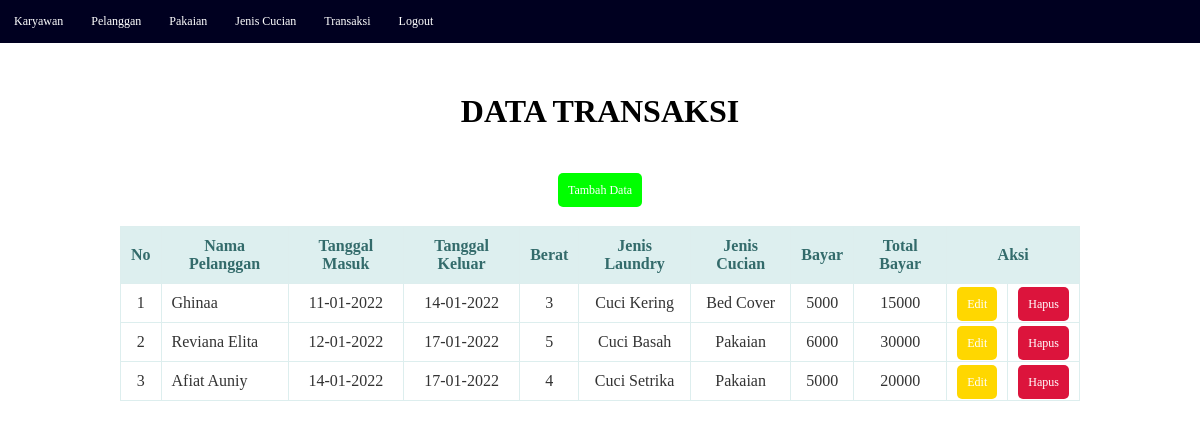
/index.php/transaksi, run on the app's committed database.
### tables this page shows
CREATE TABLE `transaksi` (
  `id_transaksi` int(5) NOT NULL,
  `id_pelanggan` int(5) NOT NULL,
  `tanggalmasuk` date NOT NULL,
  `tanggalkeluar` date NOT NULL,
  `berat` int(10) NOT NULL,
  `id_jenis` int(5) NOT NULL,
  `id_pakaian` int(5) NOT NULL,
  `bayar` int(20) NOT NULL,
  `totalbayar` int(30) NOT NULL
);

CREATE TABLE `pelanggan` (
  `id_pelanggan` int(5) NOT NULL,
  `nama` varchar(30) NOT NULL,
  `alamat` varchar(100) DEFAULT NULL,
  `noTelp` varchar(15) NOT NULL,
  `jenkel` varchar(10) NOT NULL
);

CREATE TABLE `jeniscucian` (
  `id_jenis` int(5) NOT NULL,
  `nama_jenis` varchar(20) NOT NULL
);

CREATE TABLE `pakaian` (
  `id_pakaian` int(5) NOT NULL,
  `nama_pakaian` varchar(20) NOT NULL
);

### application/controllers/Transaksi.php (called while the page is built, shortened)
<?php
class Transaksi extends CI_Controller
{
  public function __construct()
  {
    $this->load->model('Transaksi_model');
  }
  public function index()
  {
    $data['transaksi']=$this->Transaksi_model->lihat_data();
    $this->load->view('transaksi_view', $data);
  }
}

### index.php (called while the page is built, shortened)
<?php
require_once BASEPATH.'core/CodeIgniter.php';

### application/models/Transaksi_model.php (called while the page is built, shortened)
<?php
class Transaksi_model extends CI_Model
{
public function lihat_data()
	{
		$this->db->join('pelanggan', 'pelanggan.id_pelanggan = transaksi.id_pelanggan', 'left');
		$this->db->join('jeniscucian', 'jeniscucian.id_jenis = transaksi.id_jenis', 'left');
		$this->db->join('pakaian', 'pakaian.id_pakaian = transaksi.id_pakaian', 'left');
		return $this->db->get('transaksi')->result();
	}
}

### application/views/transaksi_view.php (the view, shortened to what this page needs)
<!DOCTYPE html>
<html lang="en">
<head>
	<link rel="stylesheet" type="text/css" href="<?php echo base_url('assets/css/csstransaksi.css') ?>">
</head>
<body>
	<header>
		<ul>
			<li><a href="<?php echo ('karyawan') ?>">Karyawan</a></li>
			<li><a href="<?php echo ('pelanggan') ?>">Pelanggan</a></li>
			<li><a href="<?php echo ('pakaian') ?>">Pakaian</a></li>
			<li><a href="<?php echo ('jeniscucian') ?>">Jenis Cucian</a></li>
			<li><a href="<?php echo ('transaksi') ?>">Transaksi</a></li>
			<li><a href="<?php echo ('logout') ?>">Logout</a></li>
		</ul>
	</header>
	<center><h1>Data Transaksi</h1></center>
	<center><a class="tambah" href="<?php echo ('transaksi/tambah_data') ?>">Tambah Data</a></center><br>
	<table>
		<thead>
			<tr>
				<th>No</th>
				<th>Nama Pelanggan</th>
				<th>Tanggal Masuk</th>
				<th>Tanggal Keluar</th>
				<th>Berat</th>
				<th>Jenis Laundry</th>
				<th>Jenis Cucian</th>
				<th>Bayar</th>
				<th>Total Bayar</th>
				<th colspan="2">Aksi</th>
			</tr>
		</thead>
		<tbody>
			<?php
			$no = 1;
			foreach ($transaksi as $row) { ?>
				<tr align="center">
					<td><?php echo $no++ ?></td>
					<td align="left"><?php echo $row->nama ?></td>
					<td><?php echo date('d-m-Y', strtotime($row->tanggalmasuk)); ?></td>
					<td><?php echo date('d-m-Y', strtotime($row->tanggalkeluar)); ?></td>
					<td><?php echo $row->berat ?></td>
					<td><?php echo $row->nama_jenis ?></td>
					<td><?php echo $row->nama_pakaian ?></td>
					<td><?php echo $row->bayar ?></td>
					<td><?php echo $row->totalbayar ?></td>
					<td align="center">
						<a class="edit" href="<?php echo ("transaksi/edit/{$row->id_transaksi}") ?>">Edit</a>
					</td>
					<td align="center">
						<a class="hapus" href="<?php echo ("transaksi/hapus/{$row->id_transaksi}") ?>">Hapus</a>
					</td>
				</tr>
			<?php } ?>
		</tbody>
	</table>
</body>

### assets/css/csstransaksi.css (style rules this page uses)
* { font-family: "Trebuchet MS"; padding: 0; margin: 0; text-decoration: none; list-style: none; box-sizing: border-box; }
h1 { text-transform: uppercase; color: #000; margin-top: 50px; margin-bottom: 50px; }
table { border: 1px solid #ddeeee; border-collapse: collapse; border-spacing: 0; width: 80%; margin: 10px auto 10px auto; }
table thead th { background-color: #ddefef; border: 1px solid #ddeeee; color: #336b6b; padding: 10px; text-align: center; }
table tbody td { border: 1px solid #ddeeee; color: #333; padding: 10px; }
a { color: #fff; padding: 10px; font-size: 12px; text-decoration: none; border-radius: 5px; }
.tambah { background-color: #00FF00; }
.edit { background-color: #FFD700; }
.hapus { background-color: #DC143C; }
ul { list-style-type: none; margin: 0; padding: 0; overflow: hidden; background-color: #000020; }
li { float: left; }
li a { display: block; color: #fff; text-align: center; padding: 14px; text-decoration: none; }
header { height: 100%; background-color: #F0F0FF; width: 100%; }

### data on the page
transaksi: id_pelanggan.nama "Ghinaa", tanggalmasuk "11-01-2022", tanggalkeluar "14-01-2022", berat "3", id_jenis.nama_jenis "Cuci Kering", id_pakaian.nama_pakaian "Bed Cover", bayar "5000", totalbayar "15000"
transaksi: id_pelanggan.nama "Reviana Elita", tanggalmasuk "12-01-2022", tanggalkeluar "17-01-2022", berat "5", id_jenis.nama_jenis "Cuci Basah", id_pakaian.nama_pakaian "Pakaian", bayar "6000", totalbayar "30000"
transaksi: id_pelanggan.nama "Afiat Auniy", tanggalmasuk "14-01-2022", tanggalkeluar "17-01-2022", berat "4", id_jenis.nama_jenis "Cuci Setrika", id_pakaian.nama_pakaian "Pakaian", bayar "5000", totalbayar "20000"
